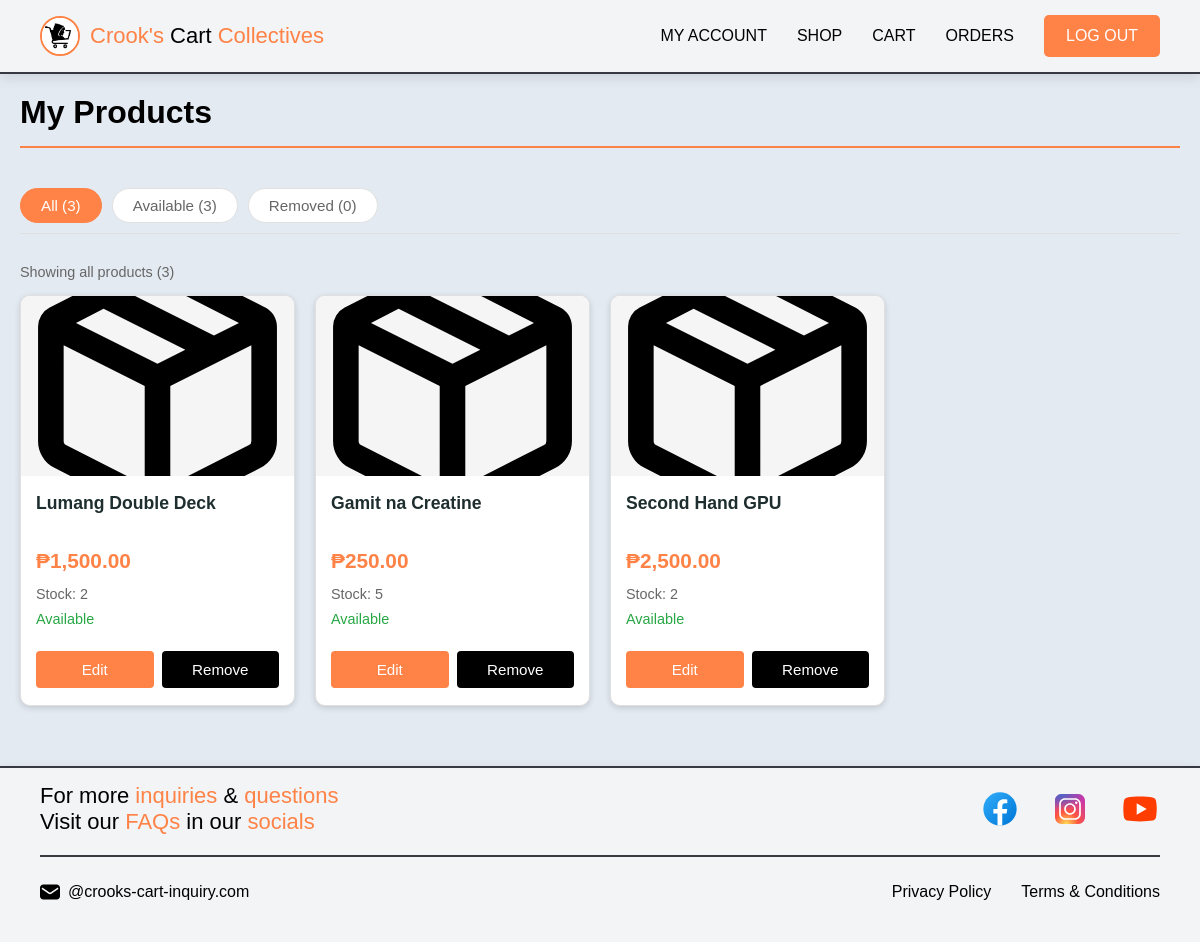
The app's page /pages/seller-manage-product.php (signed in) with its own data.
### tables this page shows
CREATE TABLE products (
    product_id INT AUTO_INCREMENT PRIMARY KEY,
    seller_id INT NOT NULL,
    name VARCHAR(60) NOT NULL,
    description TEXT,
    price DECIMAL(10, 2) NOT NULL CHECK (price >= 0),
    category VARCHAR(40),
    stock_quantity INT DEFAULT 0 CHECK (stock_quantity >= 0),
    media_path VARCHAR(100),
    is_active BOOLEAN DEFAULT TRUE,
    date_added TIMESTAMP DEFAULT CURRENT_TIMESTAMP,
    
    FOREIGN KEY (seller_id)
        REFERENCES sellers(seller_id)
        ON DELETE CASCADE,
    
    INDEX idx_seller_products (seller_id, is_active),
    INDEX idx_category (category),
    INDEX idx_price (price),
    FULLTEXT idx_product_search (name, description)
) COMMENT='Product listings from sellers';

### pages/seller-manage-product.php (the view, shortened to what this page needs)
<?php
require_once('../database/database-connect.php');
$sellerId = $_SESSION['seller_id'];
$products = [];
try {
    $stmt = $connection->prepare("
        SELECT product_id, name, price, stock_quantity, is_active, media_path
        FROM products
        WHERE seller_id = ?
        ORDER BY is_active DESC, date_added DESC
    ");
    $stmt->execute([$sellerId]);
    $products = $stmt->fetchAll(PDO::FETCH_ASSOC);
} catch (PDOException $e) {
    error_log("Error fetching seller products: " . $e->getMessage());
}
$activeCount = 0;
$inactiveCount = 0;
foreach ($products as $product) {
    if ($product['is_active']) {
        $activeCount++;
    } else {
        $inactiveCount++;
    }
}
function getSellerManageImageUrl($mediaPath) {
    $fallbackImage = '../assets/image/icons/package.svg';
    if (strpos($mediaPath, 'Crooks-Data-Storage/products/') === 0) {
        $mediaDir = rtrim($mediaPath, '/') . '/';
        $fullDir = dirname(__DIR__, 2) . '/' . $mediaDir;
        $thumbFiles = glob($fullDir . 'thumbnail_1.*');
        if (!empty($thumbFiles)) {
            $thumbFile = basename($thumbFiles[0]);
            return '../database/data-storage-handler.php?action=serve&path=' . rawurlencode($mediaDir . $thumbFile);
        } else {
            return $fallbackImage;
        }
    }
    return $mediaPath;
}
?>
<!DOCTYPE html>
<html lang="en">
<head>
    <link rel="stylesheet" href="../styles/header.css">
    <link rel="stylesheet" href="../styles/footer.css">
    <link rel="stylesheet" href="../styles/seller-manage-product.css">
</head>
<body>
    <?php include_once('header.php'); ?>
    <main class="content">
        <div class="page-title-header">
            <h1>My Products</h1>
        </div>
        <?php if (!empty($products)): ?>
        <div class="filter-tabs" id="filterTabs">
            <span class="filter-tab active" data-filter="all">All (<?= count($products) ?>)</span>
            <span class="filter-tab" data-filter="active">Available (<?= $activeCount ?>)</span>
            <span class="filter-tab" data-filter="inactive">Removed (<?= $inactiveCount ?>)</span>
        </div>
        <div class="product-count" id="productCount">
        </div>
        <div class="products-grid" id="productsGrid">
            <?php foreach ($products as $product):
                    $isActive = (bool)$product['is_active'];
                    $inactiveClass = $isActive ? '' : 'inactive';
                ?>
            <div class="product-card <?= $inactiveClass ?>" data-active="<?= $isActive ? '1' : '0' ?>">
                <?php
                    $imageUrl = getSellerManageImageUrl($product['media_path'] ?? '');
                    ?>
                <div class="product-image-container">
                    <img src="<?php echo htmlspecialchars($imageUrl); ?>"
                        alt="<?php echo htmlspecialchars($product['name']); ?>" class="product-image"
                        onerror="this.onerror=null; this.src='../assets/image/icons/package.svg';">
                </div>
                <div class="product-info">
                    <h3 class="product-title">
                        <?php echo htmlspecialchars($product['name']); ?>
                    </h3>
                    <?php if ($isActive): ?>
                    <p class="product-price">₱<?php echo number_format($product['price'], 2); ?></p>
                    <p class="product-stock">Stock: <?php echo (int)$product['stock_quantity']; ?></p>
                    <?php endif; ?>
                    <p class="product-status status-<?php echo $isActive ? 'active' : 'inactive'; ?>">
                        <?php echo $isActive ? 'Available' : 'Removed'; ?>
                    </p>
                    <div class="product-actions">
                        <?php if ($isActive): ?>
                        <a href="seller-new-product.php?id=<?php echo $product['product_id']; ?>"
                            class="btn btn-primary edit-btn">Edit</a>
                        <button class="btn btn-secondary delete-btn"
                            data-id="<?php echo $product['product_id']; ?>">Remove</button>
                        <?php else: ?>
                        <button class="btn restore-btn" data-id="<?php echo $product['product_id']; ?>">Restore
                            Product</button>
                        <?php endif; ?>
                    </div>
                </div>
            </div>
            <?php endforeach; ?>
        </div>
        <?php endif; ?>
    </main>
    <?php include_once('footer.php'); ?>
</body>
</html>

### styles/header.css (style rules this page uses)
:root { --size-logo-height: 40px; --size-button-padding: 10px 20px; --size-button-radius: 5px; --size-navigation-gap: 30px; --size-header-padding: 15px 40px; --size-mobile-menu-max-width: 270px; --color-background-A: #e4eaf2; --color-background-B: #f2f4f6; --color-background-C: #000000; --color-linear-gradient-A: #a49bf8, #b8b9fa, #dbd5fd, #43c9fb; --color-text-A: #000000; --color-text-B: #ffffff; --color-text-C: #1e2e2f; --color-accent-A: #ff8246; --color-hover-A: #e8693d; --color-border-A: #363940; --effect-glow-A: 0 0 10px rgba(0, 0, 0, 0.2); --effect-glow-B: 0 0 10px rgba(211, 94, 53, 0.7); --effect-box-shadow-default: 0 2px 6px rgba(0, 0, 0, 0.15); --effect-transition-default: all 0.3s ease-in-out; --font-family-base: Arial, sans-serif; --font-size-base: 16px; --font-size-title: 22px; --font-weight-bold: 400; }
body { margin: 0; padding: 0; overflow-x: hidden; background-color: var(--color-background-A); color: var(--color-text-A); font-family: var(--font-family-base); transition: opacity 0.5s ease-in-out, transform 0.5s ease-in-out; }
html { -ms-overflow-style: none; scrollbar-width: none; }

### styles/seller-manage-product.css (style rules this page uses)
* { margin: 0; padding: 0; box-sizing: border-box; }
body { font-family: Arial, sans-serif; background-color: #e4eaf2; color: #000000; min-height: 100vh; display: flex; flex-direction: column; }
.content { flex: 1; max-width: 1200px; margin: 100px auto 40px; padding: 0 20px; width: 100%; min-height: calc(100vh - 200px); display: flex; flex-direction: column; }
.page-title-header { width: 100%; margin: 20px 0 30px 0; padding-bottom: 15px; border-bottom: 2px solid #FF8246; }
.page-title-header h1 { font-size: 2rem; color: #000000; font-weight: 600; margin: 0; }
.filter-tabs { display: flex; flex-wrap: wrap; gap: 10px; margin-bottom: 30px; padding: 10px 0; border-bottom: 1px solid #e0e0e0; width: 100%; }
.filter-tab { padding: 8px 20px; background: #ffffff; border-radius: 25px; cursor: pointer; font-size: 0.95rem; font-weight: 500; color: #666666; transition: all 0.3s ease; border: 1px solid #e0e0e0; text-decoration: none; display: inline-block; white-space: nowrap; }
.filter-tab.active { background: #FF8246; color: #ffffff; border-color: #FF8246; }
.product-count { margin-bottom: 15px; color: #666666; font-size: 0.9rem; }
.products-grid { display: grid; grid-template-columns: repeat(auto-fill, minmax(250px, 1fr)); gap: 20px; padding: 0 0 20px 0; width: 100%; }
.product-card { background: #ffffff; border-radius: 10px; overflow: hidden; box-shadow: 0 2px 6px rgba(0, 0, 0, 0.15); transition: box-shadow 0.3s ease, transform 0.3s ease; display: flex; flex-direction: column; border: 1px solid #e0e0e0; height: 100%; min-height: 380px; }
.product-image-container { width: 100%; height: 180px; overflow: hidden; background-color: #f5f5f5; flex-shrink: 0; }
.product-image { width: 100%; height: 100%; object-fit: cover; display: block; transition: transform 0.3s ease; }
.product-info { padding: 15px; flex: 1; display: flex; flex-direction: column; min-height: 200px; }
.product-title { margin: 0 0 8px 0; font-size: 1.1rem; font-weight: 600; color: #1e2e2f; line-height: 1.4; min-height: 2.8rem; max-height: 2.8rem; overflow: hidden; display: -webkit-box; -webkit-line-clamp: 2; -webkit-box-orient: vertical; word-break: break-word; }
.product-price { color: #FF8246; font-weight: 700; font-size: 1.3rem; margin: 5px 0; min-height: 1.8rem; }
.product-stock { font-size: 0.9rem; color: #666666; margin: 3px 0; min-height: 1.2rem; }
.product-status { font-size: 0.9rem; margin: 3px 0 10px 0; font-weight: 500; min-height: 1.2rem; }
.product-status.status-active { color: #28a745; }
.product-actions { display: flex; gap: 8px; margin-top: auto; padding-top: 10px; width: 100%; min-height: 50px; align-items: center; }
.btn { display: inline-block; padding: 10px 0; border: none; border-radius: 4px; font-size: 0.95rem; font-weight: 500; cursor: pointer; transition: all 0.3s ease; text-decoration: none; text-align: center; flex: 1; min-width: 0; white-space: nowrap; overflow: hidden; text-overflow: ellipsis; }
.product-card:not(.inactive) .edit-btn, .product-card:not(.inactive) .delete-btn { display: inline-block; }
.btn-primary { background-color: #FF8246; color: #ffffff; }
.btn-secondary { background-color: #000000; color: #ffffff; }

### styles/sign-out.css (style rules this page uses)
:root { --effect-box-shadow-default: 0 4px 12px rgba(0, 0, 0, 0.1); --effect-box-shadow-hover: 0 8px 25px rgba(0, 0, 0, 0.15); --effect-transition-default: all 0.3s ease; --effect-glow-B: 0 0 10px rgba(255, 130, 70, 0.4); }

### records on screen
products: media_path (picture), name "Lumang Double Deck", price "1,500.00", stock_quantity "2", is_active "Available"
products: media_path (picture), name "Gamit na Creatine", price "250.00", stock_quantity "5", is_active "Available"
products: media_path (picture), name "Second Hand GPU", price "2,500.00", stock_quantity "2", is_active "Available"

### other values on screen
count($products) "3"
$activeCount "3"
$inactiveCount "0"
